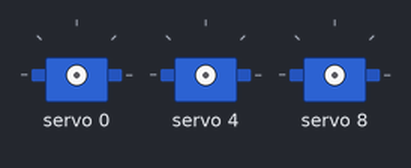
The sketch below on a simulated Arduino Uno, built with avr-gcc and run on an emulated ATmega328P. On the bench: 3 × servo. What the sketch prints to the serial monitor is not drawn.

Above: at 0.1 s.
At 3.9 s:
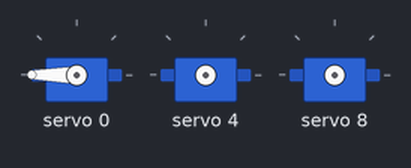
At 7.5 s:
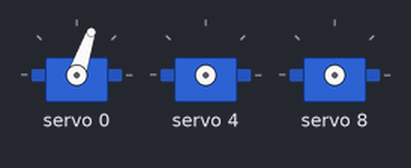
At 11.03 s:
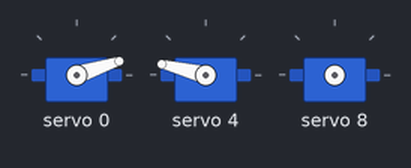
At 18.8 s:
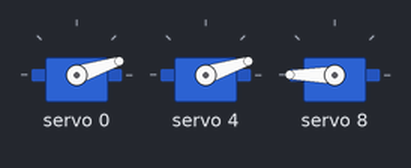
At 33.7 s:
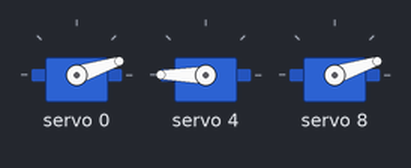
Timing chart, 0 to 40.0 s (numbered marks = the images above):
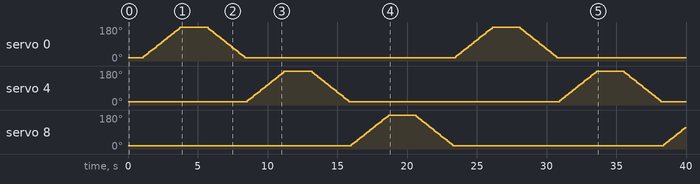

Measured:
- by itself, servo 8: 18° → 24° at 16.0 s, → 30° 0.10 s later, → 36° 0.10 s later, → 42° 0.10 s later, … (72 changes in this stretch)

The sketch:

3_motor.ino
```cpp
#include <Wire.h>
#include <Adafruit_PWMServoDriver.h>

Adafruit_PWMServoDriver pwm = Adafruit_PWMServoDriver();  // default I2C address 0x40

// Typical servo pulse range (in microseconds)
#define SERVOMIN  150  // min pulse length
#define SERVOMAX  600  // max pulse length

void setup() {
  Serial.begin(115200);
  Serial.println("PCA9685 Servo Test");

  pwm.begin();
  pwm.setPWMFreq(50);  // 50 Hz for servo motors

  delay(1000);
}

void loop() {
  // Sweep servo connected to channel 0 from 0° to 180°
  for (int i=0; i<=8; i+=4){
    for (int angle = 0; angle <= 180; angle += 5) {
      setServoAngle(i, angle);
      delay(100);
    }

    // Sweep back
    for (int angle = 180; angle >= 0; angle -= 5) {
      setServoAngle(i, angle);
      delay(100);
    }
  }
}

void setServoAngle(uint8_t channel, int angle) {
  int pulseLength = map(angle, 0, 180, SERVOMIN, SERVOMAX);
  pwm.setPWM(channel, 0, pulseLength);
}
```
